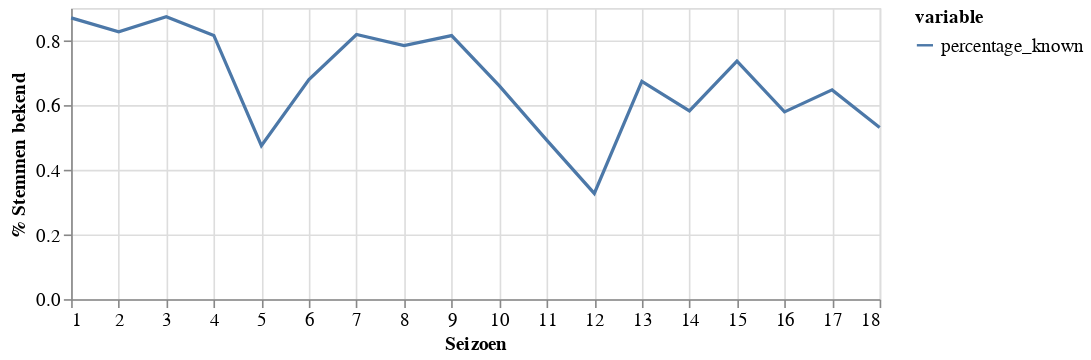

Notebook source saved alongside this figure:
### Markdown cell above
## Welke informatie is beschikbaar?

Elke aflevering krijgen we sommige verdenkingen van deelnemers te zien. Als er heel weinig verdenkingen tijdens de aflevering worden gedeeld kunnen we waarschijnlijk niet hele betrouwbare conclusies trekken. We maken een grafiek waarin we berekenen hoeveel procent van de verdenkingen bekend is. 1 betekent dat we alle verdenkingen van alle deelnemers weten. De verdenkingen van de mol nemen we nu nog niet mee, die heeft natuurlijk hele andere motieven om iemand te ‘verdenken’.

Het lijkt erop dat we als tv kijker iets minder te zien krijgen. Lag tot en met seizoen 9 het percentage nog rond de 80%, tegenwoordig moeten we het met 60% doen. Seizoen 5 en 12 zijn sowieso gekke uitschieters. Dit betekent dat we over deze seizoenen waarschijnlijk niet veel kunnen zeggen.

### Code cell
#hide_input
temp = result[['unknown_votes', 'num_participants']].groupby(result['season']).sum()
temp['percentage_known'] = (temp['num_participants'] - temp['unknown_votes']) / temp['num_participants']
show_progress(temp['percentage_known'], [1, 18], 'Seizoen', '% Stemmen bekend')

### Figure 1 — Vega-Lite specification as saved in the notebook (floating-point values rounded to 4 significant figures)
{"$schema": "https://vega.github.io/schema/vega-lite/v2.6.0.json", "config": {"axis": {"labelFontSize": 12, "titleFontSize": 12}, "legend": {"labelFontSize": 12, "titleFontSize": 12}, "view": {"height": 300, "width": 400}}, "data": {"name": "data-126858a23219fac848894ec2321425c5"}, "datasets": {"data-126858a23219fac848894ec2321425c5": [{"value": 0.8696, "variable": "percentage_known", "x": 1}, {"value": 0.8269, "variable": "percentage_known", "x": 2}, {"value": 0.8732, "variable": "percentage_known", "x": 3}, {"value": 0.8154, "variable": "percentage_known", "x": 4}, {"value": 0.4746, "variable": "percentage_known", "x": 5}, {"value": 0.6792, "variable": "percentage_known", "x": 6}, {"value": 0.8182, "variable": "percentage_known", "x": 7}, {"value": 0.7843, "variable": "percentage_known", "x": 8}, {"value": 0.8148, "variable": "percentage_known", "x": 9}, {"value": 0.66, "variable": "percentage_known", "x": 10}, {"value": 0.4915, "variable": "percentage_known", "x": 11}, {"value": 0.3269, "variable": "percentage_known", "x": 12}, {"value": 0.6731, "variable": "percentage_known", "x": 13}, {"value": 0.5818, "variable": "percentage_known", "x": 14}, {"value": 0.7358, "variable": "percentage_known", "x": 15}, {"value": 0.5789, "variable": "percentage_known", "x": 16}, {"value": 0.6471, "variable": "percentage_known", "x": 17}, {"value": 0.5306, "variable": "percentage_known", "x": 18}]}, "encoding": {"color": {"field": "variable", "type": "nominal"}, "x": {"axis": {"domain": true}, "field": "x", "scale": {"domain": [1, 18]}, "title": "Seizoen", "type": "quantitative"}, "y": {"field": "value", "title": "% Stemmen bekend", "type": "quantitative"}}, "height": 180, "mark": "line", "width": 500}
